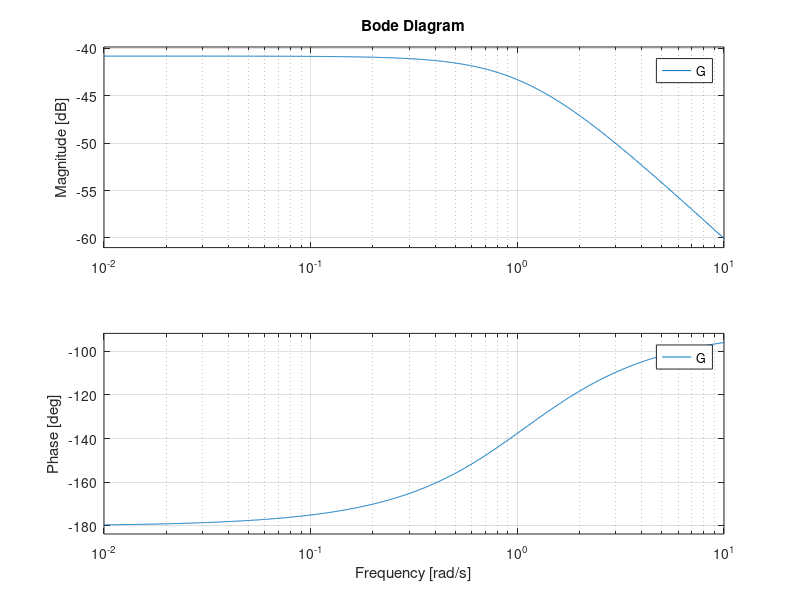

This chart was generated by the following MATLAB code:
p=0.86;
tfinal=3;
T = 0.05;

a1 = -1.92894;
a0 = 0.946607;
b1 = 0.00998879;
b0 = -0.00861729;

G = tf([0 b1 b0], [1 a1 a0]);

bode(G);
